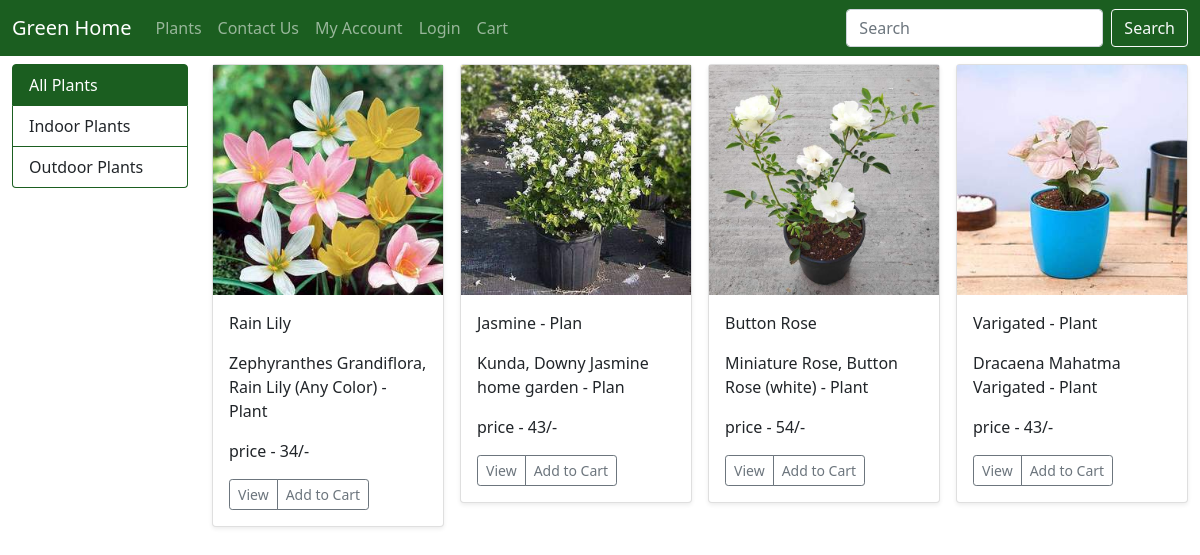
Page /category/1/ on the committed database.
### ap1/models.py (models this page shows, shortened)
class Category(models.Model):
    title=models.CharField(max_length=100)
    desc=models.TextField()

class Plants(models.Model):
    name=models.CharField(max_length=200)
    desc=models.TextField()
    img = models.ImageField(upload_to='images')
    price = models.IntegerField()
    date=models.DateTimeField()
    cat= models.ForeignKey(Category,on_delete=models.CASCADE)

### ap1/views.py (the view)
# urls.py: path('category/<int:cid>/',views.category,name='category'),
def category(request,cid):
     cats=Category.objects.all()
     category=Category.objects.get(pk=cid)
     plants= Plants.objects.filter(cat=category)
     return render(request,'plants.html',{'plants': plants,'cats':cats})

### templates/plants.html (shortened to what this page needs)
{% extends 'base.html' %}
{% block body %}
<div class="container-fluid">
    <div class="row ">
        <div class="col-md-2">
            <div class="list-group mt-2 ">
                <a href="/plants" class="list-group-item list-group-item-action active" aria-current="true">
                    All Plants
                </a>
                {% for c in cats %}
                <a href="/category/{{c.pk}}" class="list-group-item list-group-item-action">{{c.title}}</a>
                {%endfor%}
            </div>
        </div>
        <div class="col-md-10">
            <div class="row mt-2">
                <div class="col-md-12">
                    <div class="row row-cols-1 row-cols-sm-2 row-cols-md-4 g-3">
                        {% for i in plants %}
                        <div class="col">
                            <div class="card shadow-sm">
                                <img src="/media/{{i.img}}" class="d-block w-100" alt="...">
                                <div class="card-body">
                                    <p class="card-text">{{i.name}}</p>
                                    <p class="card-text">{{i.desc}}</p>
                                    <p class="card-text">price - {{i.price}}/- </p>
                                    <div class="d-flex justify-content-between align-items-center">
                                        <div class="btn-group">
                                            <button type="button"  class="btn btn-sm btn-outline-secondary" onclick="showModalwithImage('{{i.img}}')">View</button>
                                            <button type="button" class="btn btn-sm btn-outline-secondary">Add to
                                                Cart</button>
                                        </div>
                                    </div>
                                </div>
                            </div>
                        </div>
                        {% endfor %}
                    </div>
                </div>
            </div>
        </div>
    </div>
</div>
{% endblock body %}

### templates/base.html (style rules this page uses)
.list-group-item.active { background:#1B5E20!important; border-color:#1B5E20!important; }
.list-group-item { border-color:#1B5E20!important; }

### rows in the picture
Category: title "Indoor Plants"
Category: title "Outdoor Plants"
Plants: img (picture), name "Rain Lily", desc "Zephyranthes Grandiflora, Rain Lily (Any Color) - Plant", price "34"
Plants: img (picture), name "Jasmine - Plan", desc "Kunda, Downy Jasmine home garden - Plan", price "43"
Plants: img (picture), name "Button Rose", desc "Miniature Rose, Button Rose (white) - Plant", price "54"
Plants: img (picture), name "Varigated - Plant", desc "Dracaena Mahatma Varigated - Plant", price "43"
